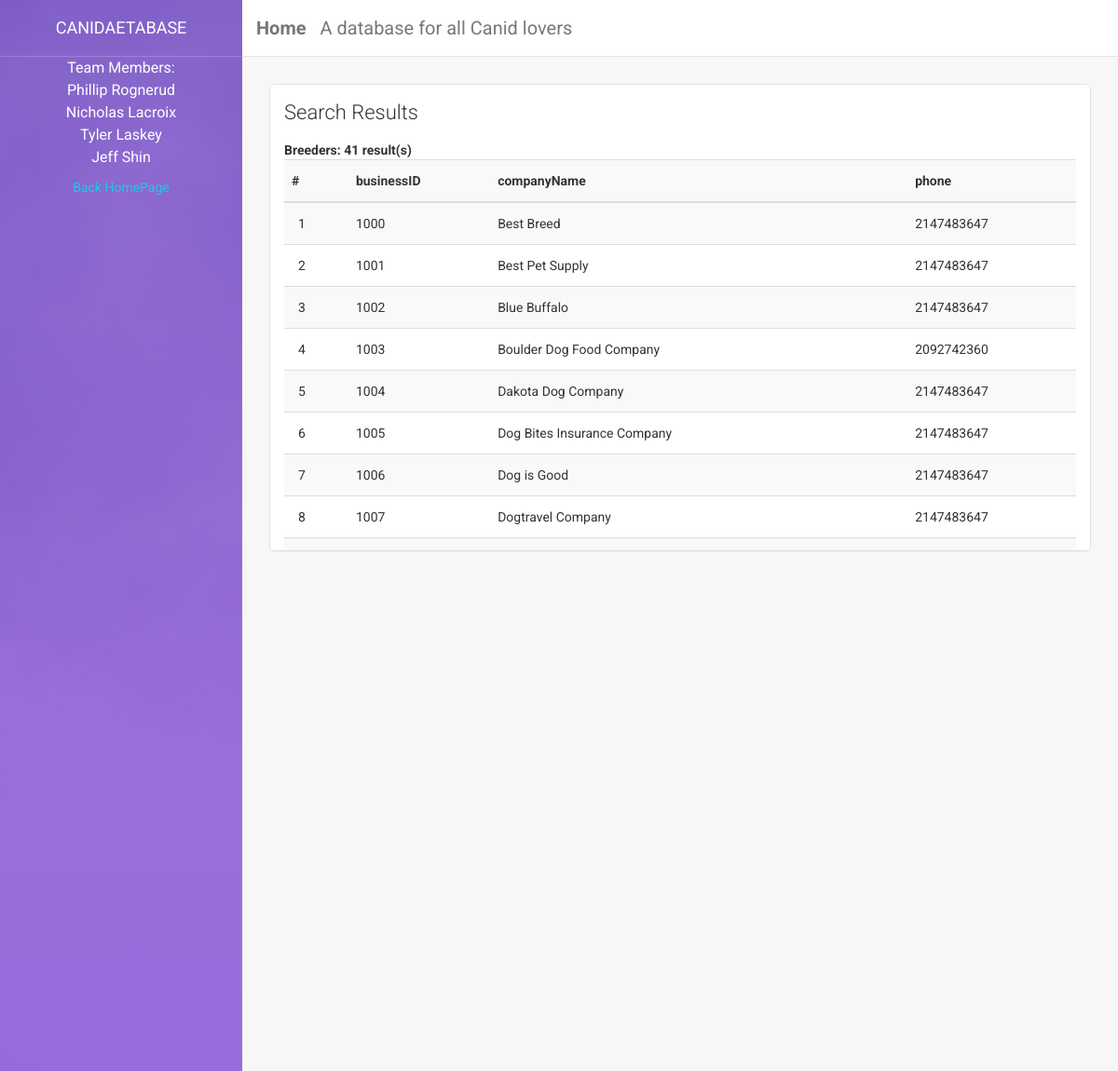
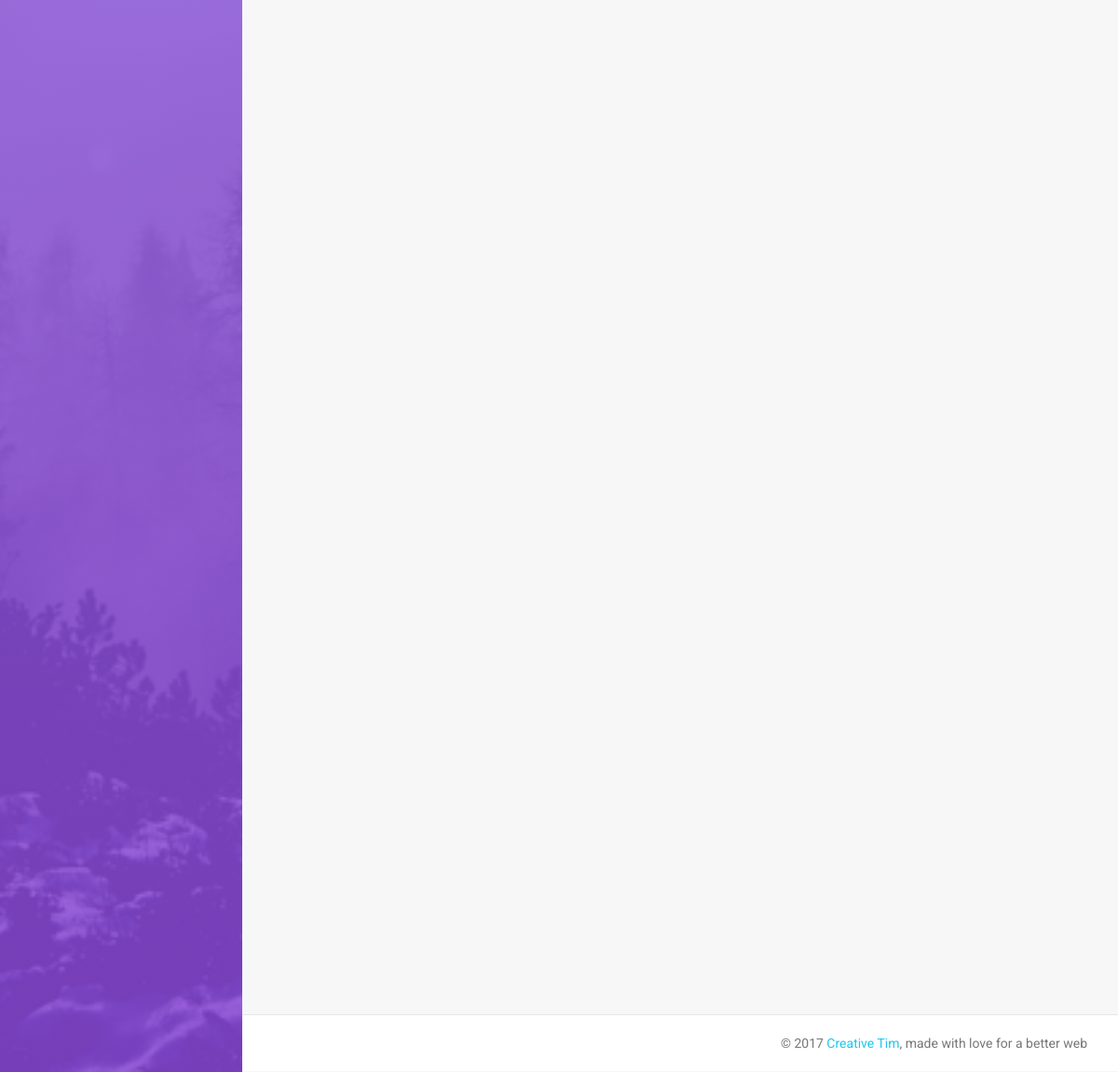
Page /breeders.php on the committed database (2 pictures, top to bottom).
### tables this page shows
CREATE TABLE `breeder` (
  `businessID` varchar(255) NOT NULL,
  `companyName` varchar(255) NOT NULL,
  `phone` int(11) DEFAULT NULL,
  PRIMARY KEY (`businessID`)
);

### breeders.php (the view, shortened to what this page needs)
<!doctype html>
<html lang="en">
<head>
    <link href="assets/css/bootstrap.min.css" rel="stylesheet" />
    <link href="assets/css/animate.min.css" rel="stylesheet"/>
    <link href="assets/css/light-bootstrap-dashboard.css" rel="stylesheet"/>
    <link href="http://maxcdn.bootstrapcdn.com/font-awesome/4.2.0/css/font-awesome.min.css" rel="stylesheet">
    <link href="assets/css/pe-icon-7-stroke.css" rel="stylesheet" />
</head>
<body>
<div class="wrapper">
    <div class="sidebar" data-color="purple" data-image="assets/img/sidebar-5.jpg">
        <div class="sidebar-wrapper">
            <div class="logo">
                <a class="simple-text">
                    Canidaetabase
                </a>
            </div>
            <CENTER>
            <p>
                Team Members:<br/>
                Phillip Rognerud<br/>
                Nicholas Lacroix<br/>
                Tyler Laskey<br/>
                Jeff Shin<br/>
            </p>
            <a href="index.php">Back HomePage</a><br/></CENTER>
        </div>
    </div>
    <div class="main-panel">
        <nav class="navbar navbar-default navbar-fixed">
            <div class="container-fluid">
                <div class="navbar-header">
                    <a class="navbar-brand pull-left" href="index.php"><b>Home</b></a>
                    <a class="navbar-brand">A database for all Canid lovers</a>
                </div>
            </div>
        </nav>
        <div class="content">
            <div class="container-fluid">
                <div class="row">
                    <div class="col-md-8" style="width: 100%;">
                        <div class="card"
                        style="
                            height: 500px;
                            overflow-x: scroll;
                            overflow-y: scroll;">
                            <div class="header">
                                <h4 class="title">Search Results</h4>
                            </div>
                            <div class="content">
                                <?php
$servername = "localhost:3306";
          $username = "root";
            $password = "root";
            $dbname = "cs157a";
            $conn = new mysqli($servername, $username, $password, $dbname);
            if ($conn->connect_error) {
                echo $conn->connect_error;
                die("Connection failed: " . $conn->connect_error);
            } else {
                $sql = "SELECT businessID, companyName, phone FROM breeder";
                $result = $conn->query($sql);
                if ($result->num_rows > 0) {
                    echo "<div><b>Breeders: ".$result->num_rows." result(s)</b></div>";
                    echo '<table class="table table-hover table-striped table-sortable">';
                    echo '<th>#</th><th>businessID</th><th>companyName</th><th>phone</th>';
                    echo '<tbody>';
                    $count = 0;
                    while($row = $result->fetch_assoc()) {
                        $count++;
                        echo '<tr>';
                        echo "<td>". $count. "</td>";
                        echo "<td>". $row["businessID"]. "</td>";
                        echo "<td>". $row["companyName"]. "</td>";
                        echo "<td>". $row["phone"]. "</td>";
                        echo '</tr>';
                    }
                    echo '</tbody>';
                    echo '</table>';
                } else {
                    echo "0 results";
                }
            }
            ?>
                            </div>
                        </div>
                    </div>
                </div>
            </div>
        </div>
        <footer class="footer">
            <div class="container-fluid">
                <p class="copyright pull-right">
                    &copy; <script>document.write(new Date().getFullYear())</script> <a href="http://www.creative-tim.com">Creative Tim</a>, made with love for a better web
                </p>
            </div>
        </footer>
    </div>
</div>
</body>
</html>

### rows in the picture
breeder: businessID "1000", companyName "Best Breed", phone "2147483647"
breeder: businessID "1001", companyName "Best Pet Supply", phone "2147483647"
breeder: businessID "1002", companyName "Blue Buffalo", phone "2147483647"
breeder: businessID "1003", companyName "Boulder Dog Food Company", phone "2092742360"
breeder: businessID "1004", companyName "Dakota Dog Company", phone "2147483647"
breeder: businessID "1005", companyName "Dog Bites Insurance Company", phone "2147483647"
breeder: businessID "1006", companyName "Dog is Good", phone "2147483647"
breeder: businessID "1007", companyName "Dogtravel Company", phone "2147483647"

### other values in the picture
$result->num_rows "41"
